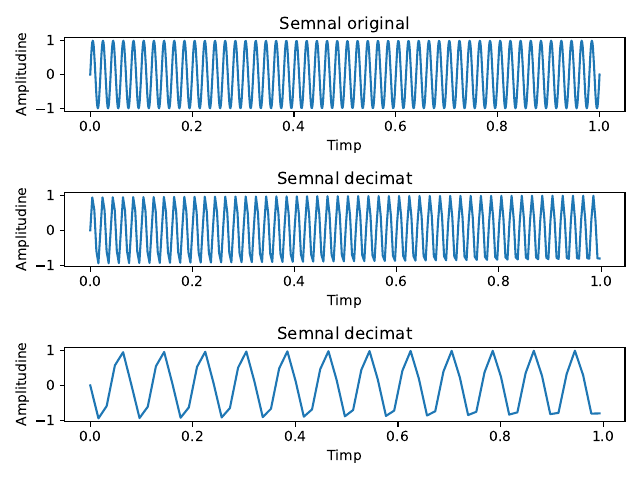

Python code for this plot:
import matplotlib.pyplot as plt
import numpy as np

fig, axs = plt.subplots(nrows=3, ncols=1)

fs = 1000
frequency = 50

duration = 1
t = np.linspace(0.0, duration, int(duration * 1000))
amplitude = 1.0  

signal = amplitude * np.sin(2 * np.pi * frequency * t)

axs[0].plot(t, signal)
axs[0].set_title("Semnal original")
axs[0].set_xlabel("Timp")
axs[0].set_ylabel("Amplitudine")

t_2 = t[::4]
signal_2 = signal[::4]

axs[1].plot(t_2, signal_2)
axs[1].set_title("Semnal decimat")
axs[1].set_xlabel("Timp")
axs[1].set_ylabel("Amplitudine")

t_3 = t_2[::4]
signal_3 = signal_2[::4]

axs[2].plot(t_3, signal_3)
axs[2].set_title("Semnal decimat")
axs[2].set_xlabel("Timp")
axs[2].set_ylabel("Amplitudine")

plt.tight_layout()
plt.savefig("ex7.pdf")
plt.show()
